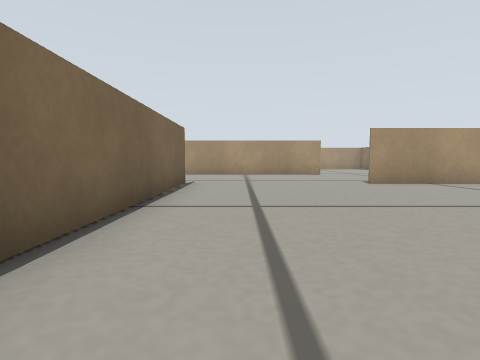
View 1 (above)

18 first-person views from a walk through a robot-simulator world made for Gazebo. The camera is 0.13 m above the floor, tilts 4° down and sees 80° across. The floor is counted in squares, 0.2 m on a side. Each view is taken from the middle of a square. On the plan, view 1 faces up. The plan holds only what a view shows up to about 9 squares ahead; the rest is blank.

View 2
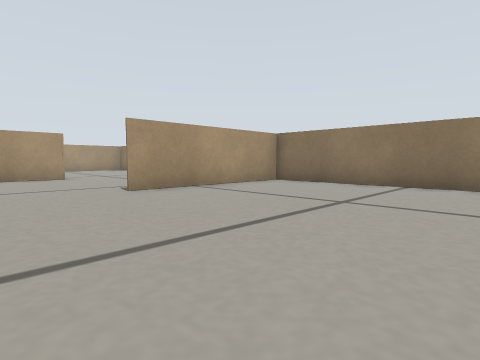

View 3
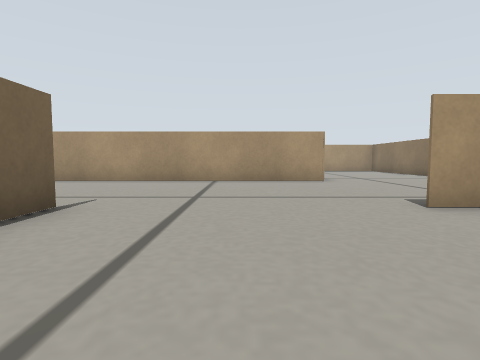

View 4
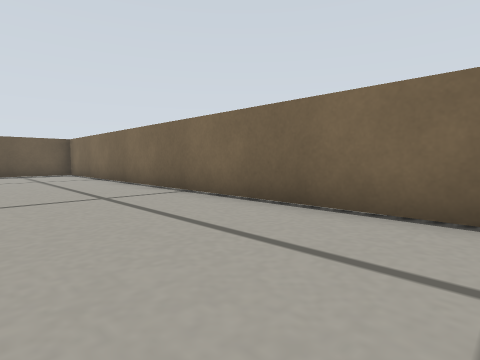

View 5
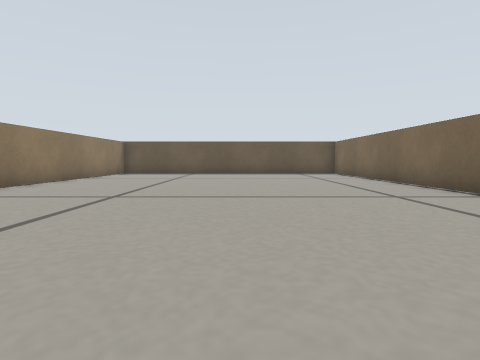

View 6
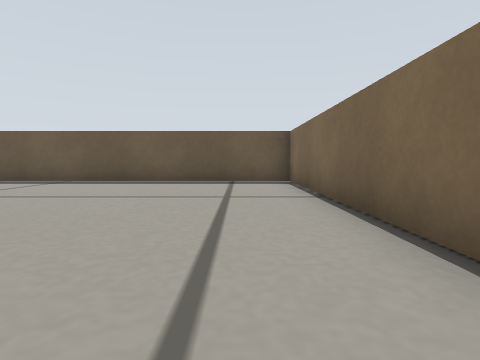

View 7
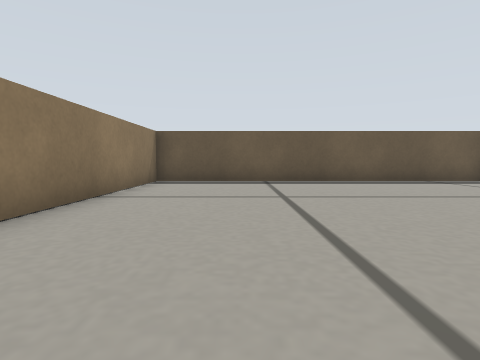

View 8
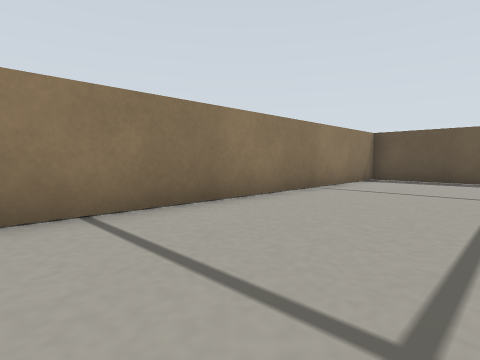

View 9
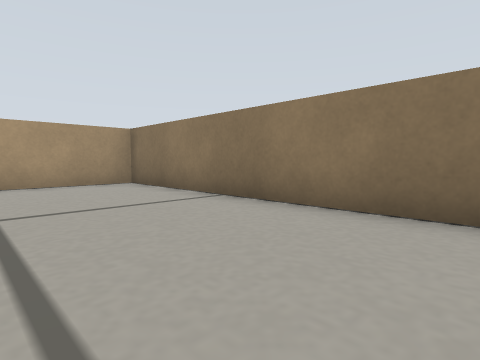

View 10
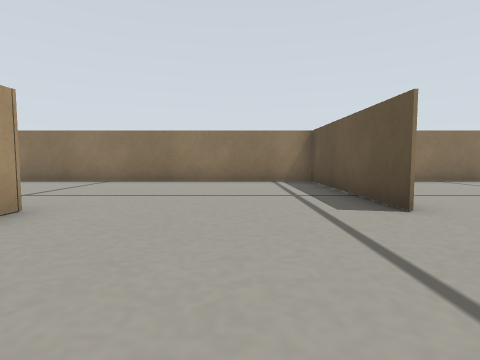

View 11
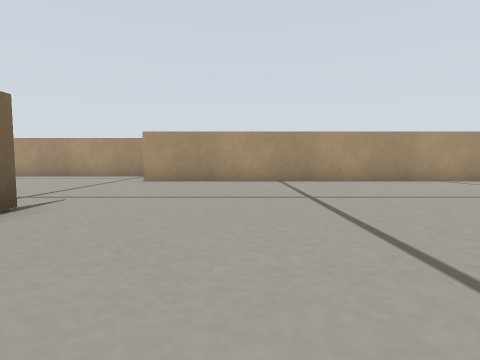

View 12
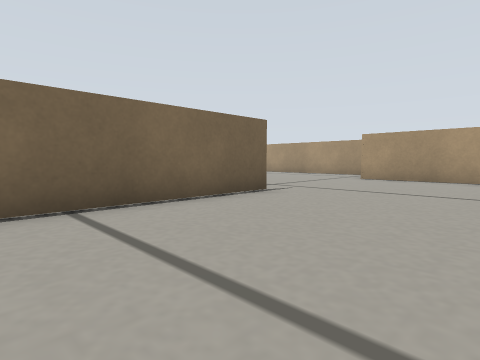

View 13
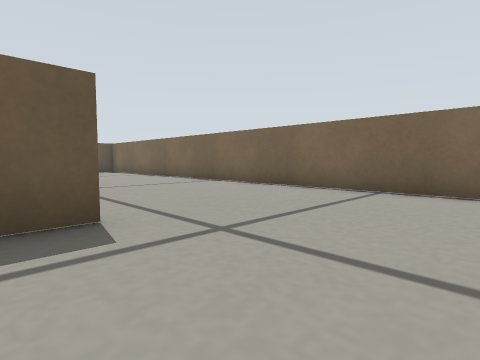

View 14
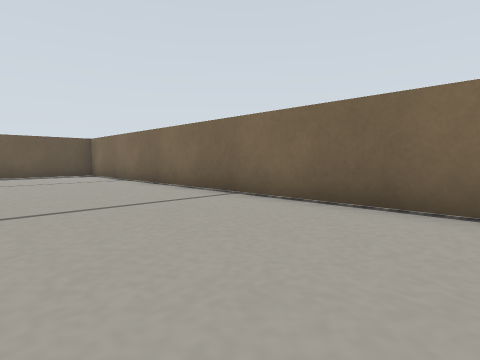

View 15
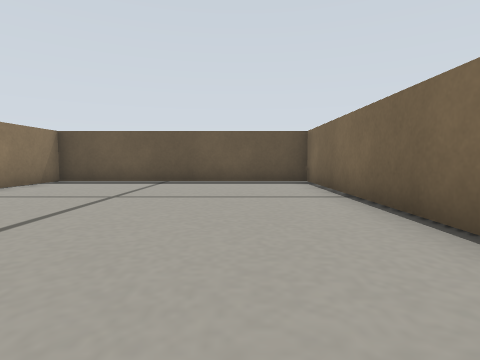

View 16
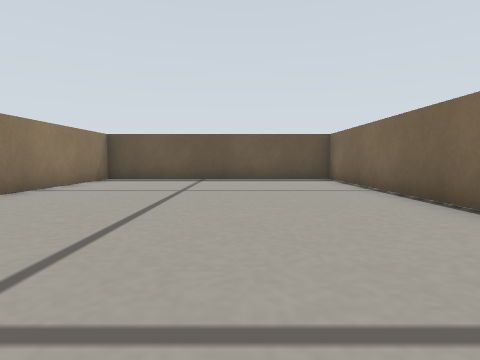

View 17
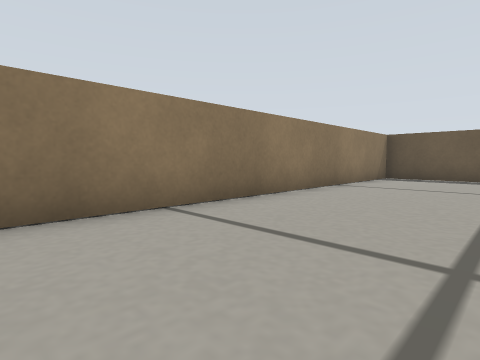

View 18
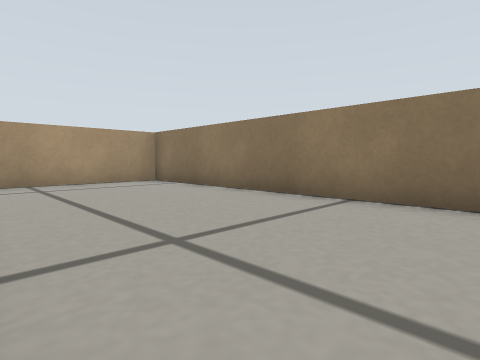

### Floor plan
Ten units are one square. View 1 is at (0, 0); x grows to the right and y downward. Boxes are objects, and circles mark ways between rooms. Rooms are numbered by the first view taken in them; rooms with no view inside come last. Other rooms are left out.
<svg viewBox="-95 -208 186 309">
<path fill="none" stroke="#000" d="M-15 -79 -15 96M86 -78 35 -78M-20 96 85 96 85 -81M36 -128 -26 -128M-90 -79 -90 -24M-41 -29 -32 -29M-26 -128 -90 -128M-90 -24 -90 96 -20 96M-16 96 -16 -8M85 -81 85 -203 46 -203M35 -79 86 -79"/>
<circle cx="-20" cy="-100" r="3" fill="#2a7"/>
<circle cx="40" cy="-105" r="3" fill="#2a7"/>
<circle cx="-65" cy="-30" r="3" fill="#2a7"/>
<text x="30" y="-10">1</text>
<text x="-60" y="-80">2</text>
<text x="-60" y="30">3</text>
<text x="60" y="-140">4</text>
</svg>
Room 1 opens to room 2. Room 1 opens to room 4. Room 2 opens to room 3.

Where each view was taken, in squares from view 1:
view 1: 0 up, 0 right, facing up
view 2: 2 up, 1 right, facing up-right
view 3: 4 up, 1 right, facing up
view 4: 4 up, 2 right, facing down-left
view 5: 4 up, 3 right, facing down
view 6: 1 down, 0 right, facing down
view 7: 1 down, 6 right, facing down
view 8: 0 up, 5 right, facing down-right
view 9: 0 up, 5 right, facing up-right
view 10: 10 up, 0 right, facing right
view 11: 4 up, 6 left, facing up
view 12: 3 up, 5 left, facing up-left
view 13: 6 up, 3 left, facing down-left
view 14: 3 up, 5 left, facing down-left
view 15: 1 down, 7 left, facing down
view 16: 0 up, 6 left, facing down
view 17: 1 up, 5 left, facing down-right
view 18: 12 up, 4 right, facing up-right
